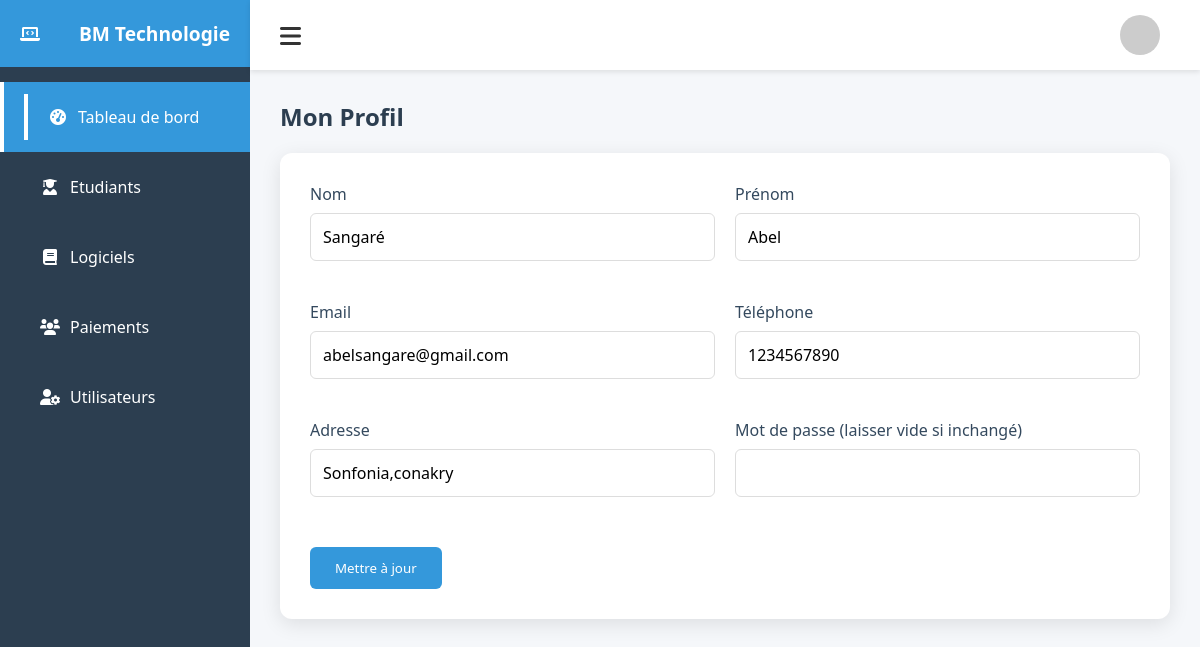
The app's page /profil/ (signed in) with its own data.
### Gestion_panel/models.py (models this page shows, shortened)
class Utilisateur(models.Model):
    ROLE_CHOICES = [
        ('admin', 'Administrateur'),
        ('super', 'Super Administrateur'),
        ('enseignant', 'Enseignant'),
    ]
    nom = models.CharField(max_length=100)
    prenom = models.CharField(max_length=100)
    email = models.EmailField(unique=True)
    mot_de_passe = models.CharField(max_length=255)
    role = models.CharField(max_length=20, choices=ROLE_CHOICES)
    actif = models.BooleanField(default=True)
    date_creation = models.DateTimeField(auto_now_add=True)
    telephone = models.CharField(max_length=20, null=True, blank=True)
    adresse = models.TextField(null=True, blank=True)

### Gestion_panel/views.py (the view, shortened to what this page needs)
# urls.py: path('profil/', views.profil, name='profil'),
def profil(request):
    user_id = request.session.get("user_id")  # on suppose que tu stockes l'id à la connexion
    if not user_id:
        return redirect("login")  # pas connecté
    try:
        user = Utilisateur.objects.get(id=user_id)
    except Utilisateur.DoesNotExist:
        return redirect("login")
    return render(request, "profil.html", {"user": user})

### Gestion_panel/context_processors.py (called while the page is built)
def current_user(request):
    user_id = request.session.get('user_id')
    if user_id:
        try:
            user = Utilisateur.objects.get(id=user_id)
            return {'current_user': user}
        except Utilisateur.DoesNotExist:
            return {}
    return {}

### Gestion_panel/Templates/profil.html (shortened to what this page needs)
{% extends "AdminPanel.html" %}
{% block content %}
<div class="page-title">
    <h2>Mon Profil</h2>
</div>
<div class="form-container">
    <form method="POST" action="{% url 'mise_a_jour_profil' %}">
        <div class="form-group">
            <label for="nom">Nom</label>
            <input type="text" name="nom" id="nom" value="{{ user.nom }}" required>
        </div>
        <div class="form-group">
            <label for="prenom">Prénom</label>
            <input type="text" name="prenom" id="prenom" value="{{ user.prenom }}" required>
        </div>
        <div class="form-group">
            <label for="email">Email</label>
            <input type="email" name="email" id="email" value="{{ user.email }}" required>
        </div>
        <div class="form-group">
            <label for="telephone">Téléphone</label>
            <input type="text" name="telephone" id="telephone" value="{{ user.telephone }}">
        </div>
        <div class="form-group">
            <label for="adresse">Adresse</label>
            <input type="text" name="adresse" id="adresse" value="{{ user.adresse }}">
        </div>
        <div class="form-group">
            <label for="mot_de_passe">Mot de passe (laisser vide si inchangé)</label>
            <input type="password" name="mot_de_passe" id="mot_de_passe">
        </div>
        <button type="submit" class="btn btn-success">Mettre à jour</button>
    </form>
</div>
{% endblock %}

### Gestion_panel/static/css/style.css (style rules this page uses)
:root { --primary: #3498db; --secondary: #2c3e50; --success: #2ecc71; --warning: #f39c12; --danger: #e74c3c; --light: #ecf0f1; --dark: #34495e; }
* { margin: 0; padding: 0; box-sizing: border-box; font-family: 'Segoe UI', Tahoma, Geneva, Verdana, sans-serif; }
body { background-color: #f5f7fa; color: #333; }
.page-title { margin-bottom: 20px; color: var(--secondary); display: flex; justify-content: space-between; align-items: center; }
.form-container { background: white; border-radius: 8px; padding: 25px; box-shadow: 0 2px 10px rgba(0,0,0,0.05); }
.form-group { margin-bottom: 20px; }
label { display: block; margin-bottom: 8px; font-weight: 500; color: var(--dark); }
input, select, textarea { width: 100%; padding: 12px; border: 1px solid #ddd; border-radius: 4px; font-size: 1rem; transition: border 0.3s; }
.btn { padding: 12px 20px; border: none; border-radius: 4px; cursor: pointer; font-weight: 500; transition: all 0.3s; }
.btn-success { background: var(--success); color: white; }
.form-container { background: #fff; padding: 30px; border-radius: 12px; box-shadow: 0 5px 20px rgba(0,0,0,0.1); transition: all 0.3s ease; }
.form-container form { display: flex; flex-wrap: wrap; gap: 20px; }
.form-group { flex: 1 1 calc(50% - 20px); display: flex; flex-direction: column; }
input, textarea, select { width: 100%; padding: 12px; border: 1px solid #ddd; border-radius: 6px; transition: all 0.3s ease; }
.btn-success { background-color: #3498db; color: #fff; padding: 12px 25px; border: none; border-radius: 6px; cursor: pointer; transition: all 0.3s ease; margin-top: 10px; }

### records on screen
Utilisateur: nom "Sangaré", prenom "Abel", email "abelsangare@gmail.com", telephone "1234567890", adresse "Sonfonia,conakry"
